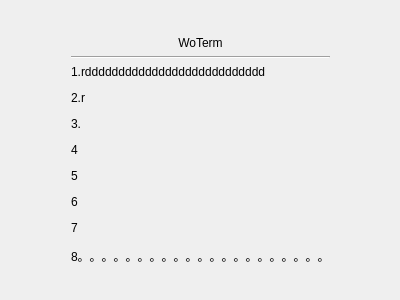
<?xml version="1.0" encoding="UTF-8"?>
<ui version="4.0">
 <class>QWoUsageWidget</class>
 <widget class="QWidget" name="QWoUsageWidget">
  <property name="geometry">
   <rect>
    <x>0</x>
    <y>0</y>
    <width>400</width>
    <height>300</height>
   </rect>
  </property>
  <property name="windowTitle">
   <string>Form</string>
  </property>
  <layout class="QVBoxLayout" name="verticalLayout_2">
   <item>
    <spacer name="verticalSpacer">
     <property name="orientation">
      <enum>Qt::Vertical</enum>
     </property>
     <property name="sizeHint" stdset="0">
      <size>
       <width>20</width>
       <height>18</height>
      </size>
     </property>
    </spacer>
   </item>
   <item>
    <layout class="QHBoxLayout" name="horizontalLayout">
     <item>
      <spacer name="horizontalSpacer_2">
       <property name="orientation">
        <enum>Qt::Horizontal</enum>
       </property>
       <property name="sizeHint" stdset="0">
        <size>
         <width>40</width>
         <height>20</height>
        </size>
       </property>
      </spacer>
     </item>
     <item>
      <layout class="QVBoxLayout" name="verticalLayout">
       <item>
        <widget class="QLabel" name="label_2">
         <property name="text">
          <string>WoTerm</string>
         </property>
         <property name="alignment">
          <set>Qt::AlignCenter</set>
         </property>
        </widget>
       </item>
       <item>
        <widget class="Line" name="line">
         <property name="orientation">
          <enum>Qt::Horizontal</enum>
         </property>
        </widget>
       </item>
       <item>
        <widget class="QLabel" name="label">
         <property name="text">
          <string>&lt;html&gt;&lt;head/&gt;&lt;body&gt;&lt;p&gt;1.rddddddddddddddddddddddddddd&lt;/p&gt;&lt;p&gt;2.r&lt;/p&gt;&lt;p&gt;3.&lt;/p&gt;&lt;p&gt;4&lt;/p&gt;&lt;p&gt;5&lt;/p&gt;&lt;p&gt;6&lt;/p&gt;&lt;p&gt;7&lt;/p&gt;&lt;p&gt;8。。。。。。。。。。。。。。。。。。。。。&lt;/p&gt;&lt;/body&gt;&lt;/html&gt;</string>
         </property>
         <property name="wordWrap">
          <bool>true</bool>
         </property>
        </widget>
       </item>
      </layout>
     </item>
     <item>
      <spacer name="horizontalSpacer">
       <property name="orientation">
        <enum>Qt::Horizontal</enum>
       </property>
       <property name="sizeHint" stdset="0">
        <size>
         <width>40</width>
         <height>20</height>
        </size>
       </property>
      </spacer>
     </item>
    </layout>
   </item>
   <item>
    <spacer name="verticalSpacer_2">
     <property name="orientation">
      <enum>Qt::Vertical</enum>
     </property>
     <property name="sizeHint" stdset="0">
      <size>
       <width>20</width>
       <height>19</height>
      </size>
     </property>
    </spacer>
   </item>
  </layout>
 </widget>
 <resources/>
 <connections/>
</ui>
